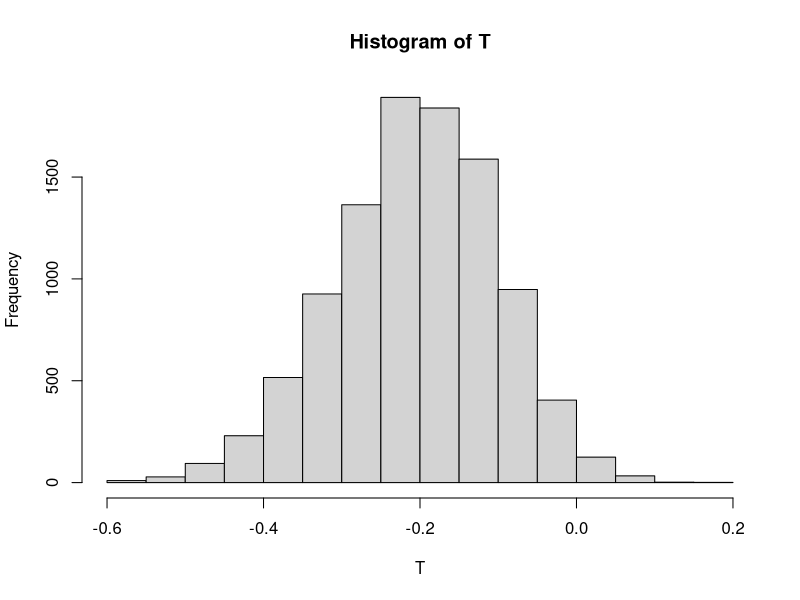

Recreate this plot in R.
# test for example data

dat=read.csv('data_std.csv')

N250_low_diff <- dat$N250_low_diff
N250_high_diff <- dat$N250_high_diff
N250_Joe_diff <- dat$N250_Joe_diff
Easy <- dat$Easy.IRT
Hard <- dat$Hard.performance
dat <- data.frame(N250_low_diff, N250_high_diff, N250_Joe_diff, Easy,Hard)



N_perm=10000
s=1

RR=c(cor(dat[,1],dat[,4]),cor(dat[,2],dat[,4]),cor(dat[,3],dat[,4]),cor(dat[,1],dat[,5]),cor(dat[,2],dat[,5]),cor(dat[,3],dat[,5]))
T0=sort(RR,decreasing=FALSE)[s]
T=c()
for (sim in 1:N_perm)
{
  dat_p=data.frame(dat[,1], sample(dat[,2]), sample(dat[,3]), sample(dat[,4]),sample(dat[,5]))
  RRs=c()
  RRs=c(RRs,cor(dat_p[,1],dat_p[,4]),cor(dat_p[,2],dat_p[,4]),cor(dat_p[,3],dat_p[,4]),cor(dat_p[,1],dat_p[,5]),cor(dat_p[,2],dat_p[,5]),cor(dat_p[,3],dat_p[,5]))
  T=c(T,sort(RRs,decreasing=FALSE)[s])
}
ASL=sum (T<=T0)/N_perm
T0
hist(T)
ASL




